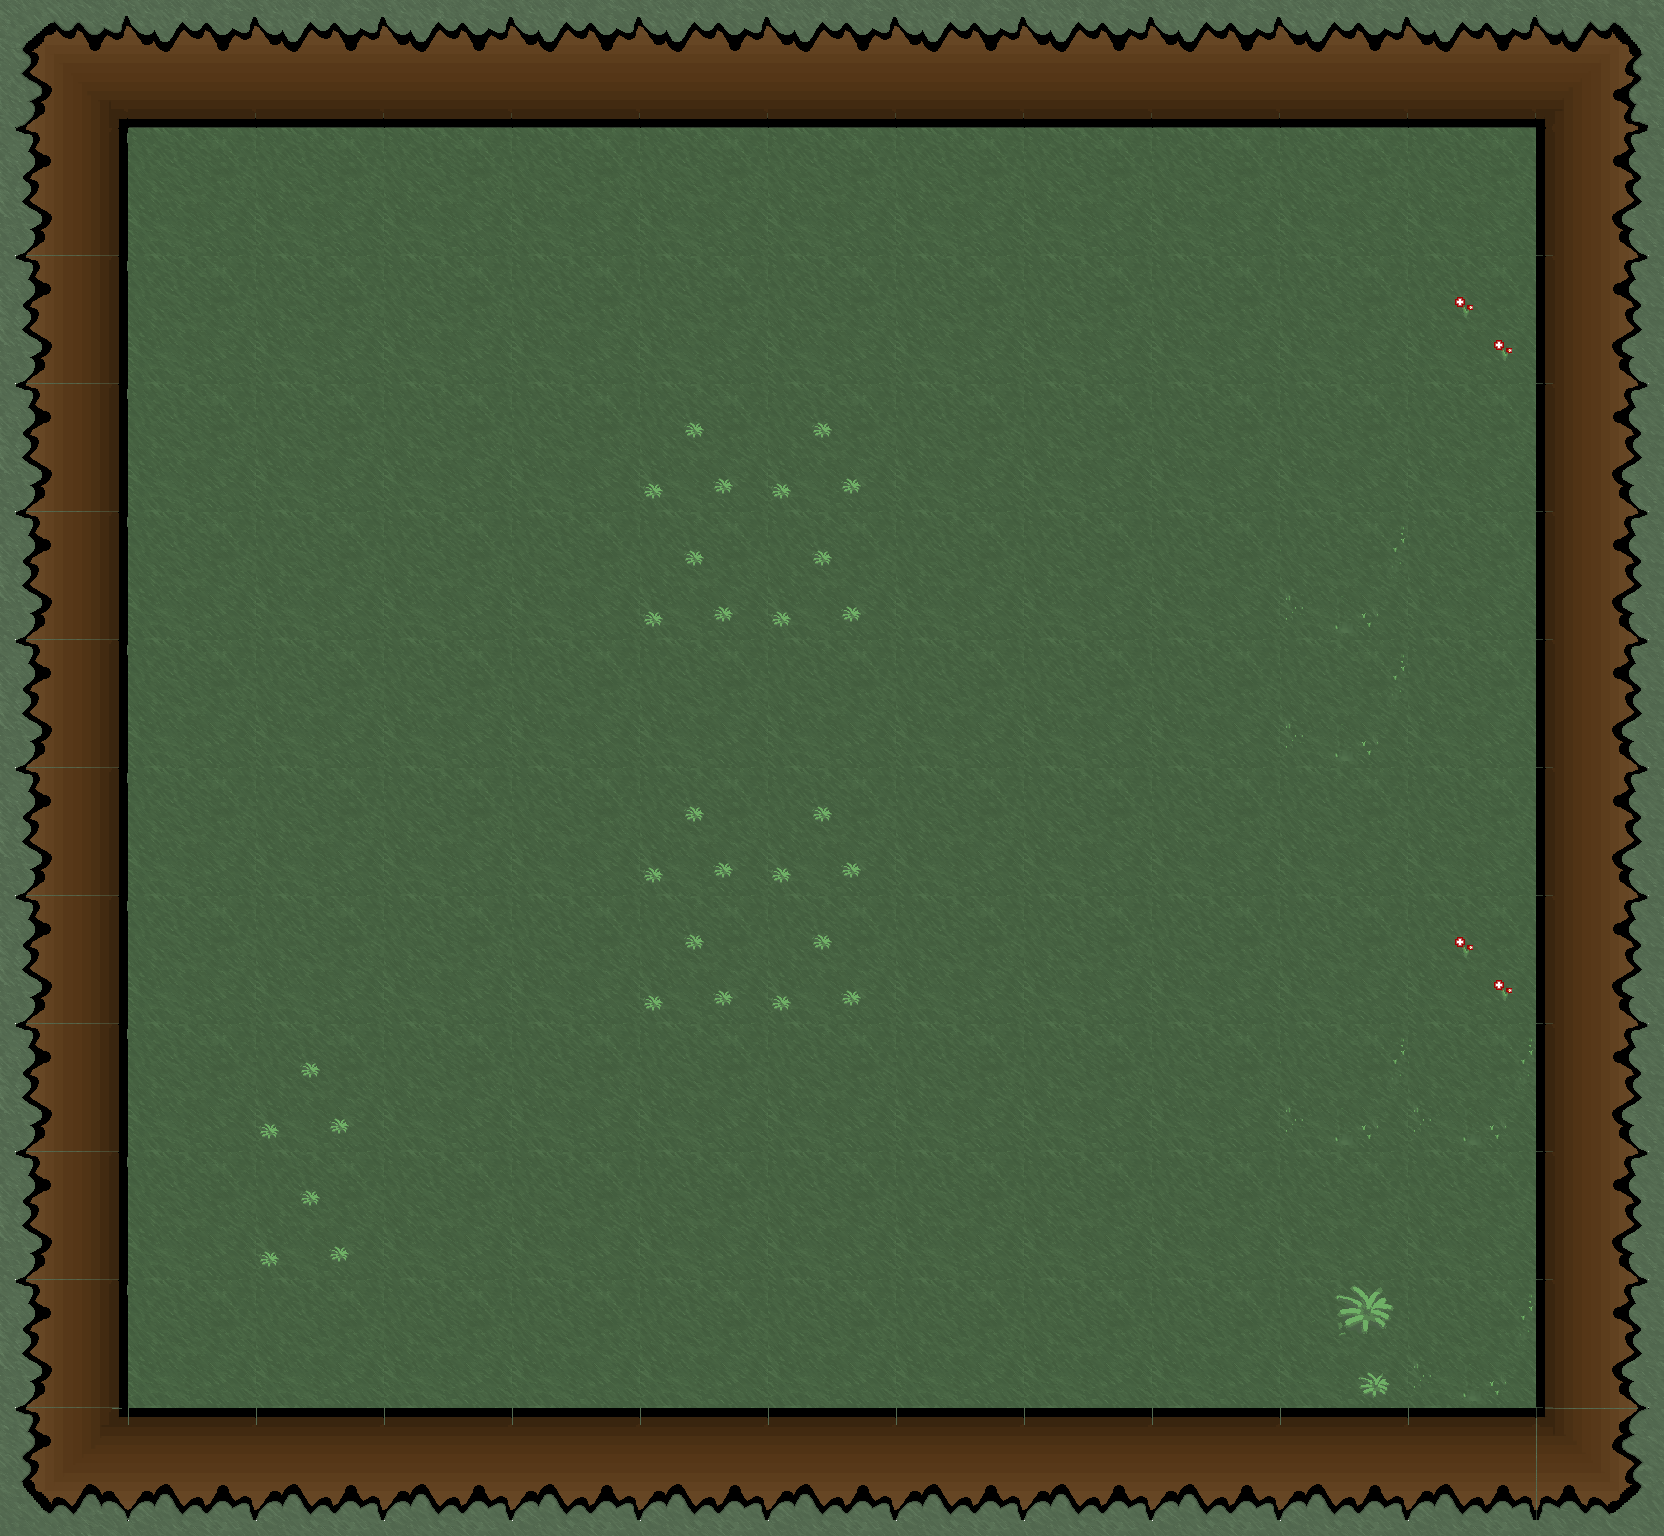

Tiled map render using the project's own tile images. Description and the whole map definition, tile-layer contents included, below:
An orthogonal 13x12 tile map with 128x128 px tiles, 1 tile layer (Capa de Patrones 1) and 1 object (inanimado).

<map version="1.0" orientation="orthogonal" renderorder="right-down" width="13" height="12" tilewidth="128" tileheight="128" nextobjectid="2">
 <tileset firstgid="1" name="keloke" tilewidth="128" tileheight="128" tilecount="36" columns="4">
  <image source="../../Mapa/Tilesets/Tileset_zon1.png" width="512" height="1152" />
 </tileset>
 <layer name="Capa de Patrones 1" width="13" height="12">
  <data encoding="csv">
17,14,14,14,14,14,14,14,14,14,14,14,18,
13,5,5,5,5,5,5,5,5,5,5,5,15,
13,5,5,5,5,5,5,5,5,5,5,7,15,
13,5,5,5,5,8,8,5,5,5,5,5,15,
13,5,5,5,5,8,8,5,5,5,6,5,15,
13,5,5,5,5,5,5,5,5,5,6,5,15,
13,5,5,5,5,8,8,5,5,5,5,5,15,
13,5,5,5,5,8,8,5,5,5,5,7,15,
13,5,8,5,5,5,5,5,5,5,6,6,15,
13,5,8,5,5,5,5,5,5,5,5,5,15,
13,5,5,5,5,5,5,5,5,5,12,6,15,
20,16,16,16,16,16,16,16,16,16,16,16,19
</data>
 </layer>
 <objectgroup name="Capa de Objetos 1">
  <object id="1" name="FinDeZona" type="inanimado" x="1280" y="128" width="256" height="256" />
 </objectgroup>
</map>
